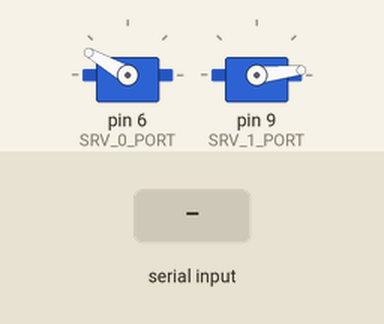
Simulated run of this sketch. Board: Arduino Uno, built with avr-gcc and run on an emulated ATmega328P. Shown: 2 × servo. The test bench sets the inputs (shaded band).

Above: at 1.2 s.
1.3 s: "1" received over Serial
At 3.5 s:
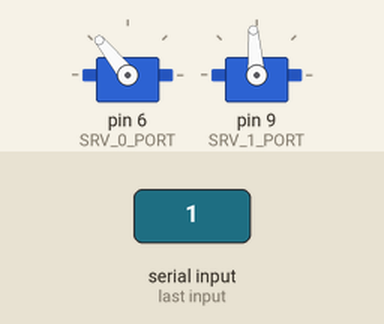
3.8 s: "0" received over Serial
At 5.5 s:
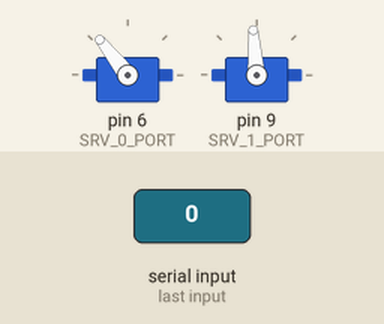
Timing chart, 0 to 7.0 s (numbered marks = the images above; inputs shaded):
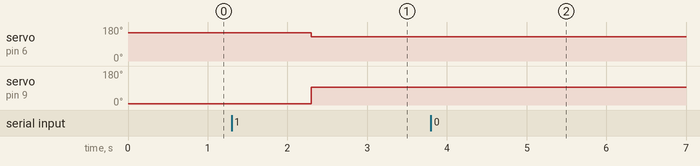

Measured:
- after the input at 1.3 s, servo on pin 6 (SRV_0_PORT): 150° → 129° after 1.0 s; servo on pin 9 (SRV_1_PORT): 6° → 94° after 1.0 s
- after the input at 3.8 s, servo on pin 6 (SRV_0_PORT): 129° → 128° after 1.0 s

The sketch:

gripper_osprey.ino
```cpp
#include <Servo.h>

//
// PORT NUMBERS
//
#define SRV_0_PORT 6 // front (left) servo facing +x
#define SRV_1_PORT 9 // back (right) servo facing -x

//
// SERVO PARAMETERS
//
#define SRV_0_OPEN 170 // 172 might just touch the frame, 170 bit below
#define SRV_0_CLOSE 82 // 82
const int SRV_0_RANGE = SRV_0_OPEN - SRV_0_CLOSE;
const float SRV_0_FACTOR = float(SRV_0_RANGE) / 90.0;

#define SRV_1_OPEN 6 // 4 might just touch the frame, 6 bit below
#define SRV_1_CLOSE 94 // 94
const int SRV_1_RANGE = SRV_1_OPEN - SRV_1_CLOSE;
const float SRV_1_FACTOR = float(SRV_1_RANGE) / 90.0;

// Declare Servo Objects
Servo Servo_0; // front (left)
Servo Servo_1; // back (right)

// buffer for Serial receiving (RX)
const int RX_BUFFER_SIZE = 2;
uint8_t rx_buffer[RX_BUFFER_SIZE];


void setup() {
  // initialize Servos
  Servo_0.attach(SRV_0_PORT);
  Servo_1.attach(SRV_1_PORT);

  // initial values
  Servo_0.write(SRV_0_CLOSE + SRV_0_FACTOR * float(70)); // front (left)
  Servo_1.write(SRV_1_OPEN);

  // DEV
  // Servo_0.write(SRV_0_CLOSE);
  // Servo_1.write(SRV_1_CLOSE);

  // initialize Serial
  Serial.begin(115200);
}


void loop() {
  /* SERIAL CONNECTION */
  if (Serial.available()) {
    // read in command
    Serial.readBytes(rx_buffer, RX_BUFFER_SIZE);

    // check command
    if (rx_buffer[0] < 0 || rx_buffer[0] > 90 ||
        rx_buffer[1] < 0 || rx_buffer[1] > 90) {
      // Serial.println("Gripper angles must be between 0 and 90 degrees.");
      return;
    }

    // write command to servo
    Servo_0.write(SRV_0_CLOSE + SRV_0_FACTOR * float(rx_buffer[0])); // front (left)
    Servo_1.write(SRV_1_CLOSE + SRV_1_FACTOR * float(rx_buffer[1])); // back (right)
  }


  /* SERVO TEST */
  // Servo_0.write(SRV_0_OPEN);
  // Servo_1.write(SRV_1_OPEN);
  // delay(1000);
  // Servo_0.write(SRV_0_CLOSE);
  // Servo_1.write(SRV_1_CLOSE);
  // delay(1000);
}
```
